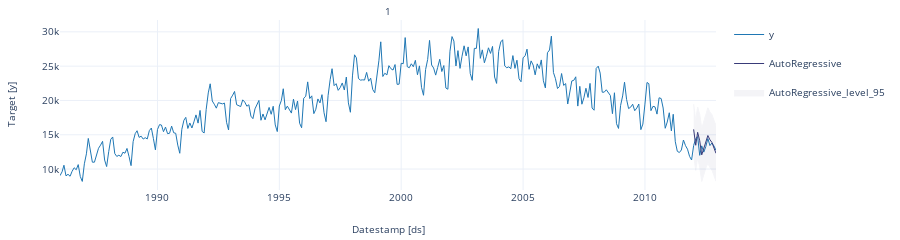

Notebook source saved alongside this figure:
### Markdown cell above
Let's plot the same graph using the plot function that comes in `Statsforecast`, as shown below.

### Code cell
sf.plot(df, forecast_df, level=[95])

### Figure 1 — Plotly figure (JSON) as saved in the notebook; plotly's stock layout.template omitted (floating-point values rounded to 4 significant figures; data arrays with more than 128 entries replaced by an {"elided": "..."} marker saying what was removed)
{"data": [{"legendgroup": "y", "line": {"color": "#1f77b4", "width": 1}, "mode": "lines", "name": "y", "showlegend": true, "type": "scatter", "x": {"elided": "324 str values"}, "xaxis": "x", "y": {"elided": "324 int values"}, "yaxis": "y"}, {"legendgroup": "AutoRegressive", "line": {"color": "#393b79", "width": 1}, "mode": "lines", "name": "AutoRegressive", "showlegend": true, "type": "scatter", "x": ["2012-01-01T00:00:00", "2012-02-01T00:00:00", "2012-03-01T00:00:00", "2012-04-01T00:00:00", "2012-05-01T00:00:00", "2012-06-01T00:00:00", "2012-07-01T00:00:00", "2012-08-01T00:00:00", "2012-09-01T00:00:00", "2012-10-01T00:00:00", "2012-11-01T00:00:00", "2012-12-01T00:00:00"], "xaxis": "x", "y": [15780.0, 13470.0, 15360.0, 14120.0, 12060.0, 13040.0, 14080.0, 14890.0, 14270.0, 13890.0, 13060.0, 12290.0], "yaxis": "y"}, {"fill": "toself", "fillcolor": "#393b79", "legendgroup": "AutoRegressive_level_95", "line": {"color": "#393b79", "width": 1}, "mode": "lines", "name": "AutoRegressive_level_95", "opacity": 0.05, "showlegend": true, "type": "scatter", "x": ["2012-01-01T00:00:00.000000000", "2012-02-01T00:00:00.000000000", "2012-03-01T00:00:00.000000000", "2012-04-01T00:00:00.000000000", "2012-05-01T00:00:00.000000000", "2012-06-01T00:00:00.000000000", "2012-07-01T00:00:00.000000000", "2012-08-01T00:00:00.000000000", "2012-09-01T00:00:00.000000000", "2012-10-01T00:00:00.000000000", "2012-11-01T00:00:00.000000000", "2012-12-01T00:00:00.000000000", "2012-12-01T00:00:00.000000000", "2012-11-01T00:00:00.000000000", "2012-10-01T00:00:00.000000000", "2012-09-01T00:00:00.000000000", "2012-08-01T00:00:00.000000000", "2012-07-01T00:00:00.000000000", "2012-06-01T00:00:00.000000000", "2012-05-01T00:00:00.000000000", "2012-04-01T00:00:00.000000000", "2012-03-01T00:00:00.000000000", "2012-02-01T00:00:00.000000000", "2012-01-01T00:00:00.000000000"], "xaxis": "x", "y": [19460.0, 17140.0, 19030.0, 17970.0, 15940.0, 16920.0, 18050.0, 18930.0, 18300.0, 17930.0, 17110.0, 16340.0, 8237.0, 9008.0, 9842.0, 10230.0, 10850.0, 10120.0, 9164.0, 8186.0, 10280.0, 11680.0, 9793.0, 12100.0], "yaxis": "y"}], "layout": {"annotations": [{"font": {"size": 10}, "showarrow": false, "text": "1", "x": 0.5, "xanchor": "center", "xref": "paper", "y": 1, "yanchor": "bottom", "yref": "paper"}, {"font": {"size": 10}, "showarrow": false, "text": "Datestamp [ds]", "x": 0.5, "xanchor": "center", "xref": "paper", "y": 0, "yanchor": "top", "yref": "paper", "yshift": -30}, {"font": {"size": 10}, "showarrow": false, "text": "Target [y]", "textangle": -90, "x": 0, "xanchor": "right", "xref": "paper", "xshift": -40, "y": 0.5, "yanchor": "middle", "yref": "paper"}], "autosize": true, "font": {"size": 10}, "height": 150, "margin": {"b": 50, "l": 60, "r": 10, "t": 20}, "xaxis": {"anchor": "y", "domain": [0, 1], "showticklabels": true, "visible": true}, "yaxis": {"anchor": "x", "domain": [0, 1]}}}
